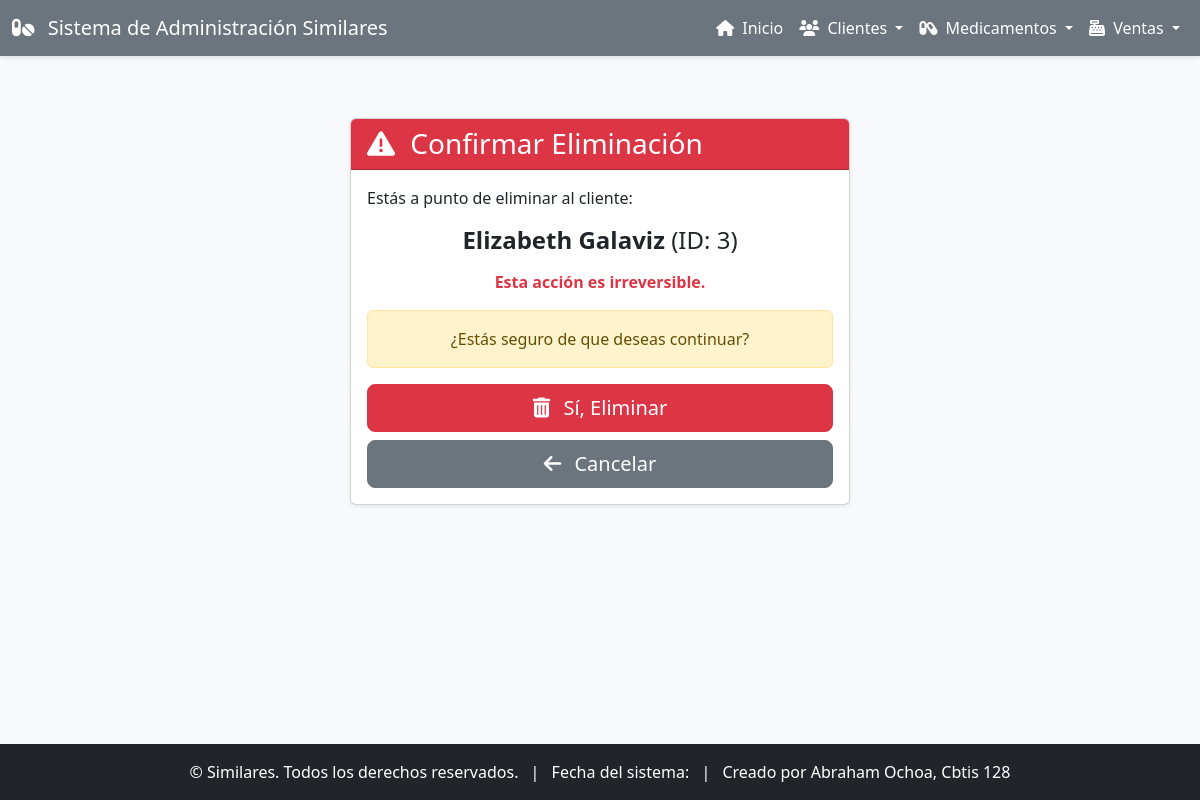
/clientes/borrar/3/, run on the app's committed database.
### app_Similares/models.py (models this page shows, shortened)
class Cliente(models.Model):
    nombre = models.CharField(max_length=100)
    apellido = models.CharField(max_length=100)
    email = models.EmailField(unique=True)
    telefono = models.CharField(max_length=15)
    direccion = models.CharField(max_length=200)
    fecha_nacimiento = models.DateField(null=True, blank=True)
    registrado_en = models.DateTimeField(auto_now_add=True)

### app_Similares/views.py (the view)
# urls.py: path('clientes/borrar/<int:pk>/', views.borrar_cliente, name='borrar_cliente'),
def borrar_cliente(request, pk):
    cliente = get_object_or_404(Cliente, pk=pk)
    if request.method == 'POST':
        cliente.delete()
        return redirect('ver_clientes')
    return render(request, 'app_Similares/clientes/borrar_cliente.html', {'cliente': cliente})

### app_Similares/templates/app_Similares/clientes/borrar_cliente.html (shortened to what this page needs)
{% extends 'app_Similares/base.html' %}
{% block content %}
<div class="container mt-4">
    <div class="card shadow-sm mx-auto" style="max-width: 500px;">
        <div class="card-header bg-danger text-white">
            <h3 class="mb-0"><i class="fas fa-exclamation-triangle me-2"></i> Confirmar Eliminación</h3>
        </div>
        <div class="card-body">
            <p class="card-text">Estás a punto de eliminar al cliente:</p>
            <h4 class="text-center mb-3"><strong>{{ cliente.nombre }} {{ cliente.apellido }}</strong> (ID: {{ cliente.id }})</h4>
            <p class="text-danger text-center fw-bold">Esta acción es irreversible.</p>
            <div class="alert alert-warning text-center" role="alert">
                ¿Estás seguro de que deseas continuar?
            </div>
            <form method="post" action="{% url 'borrar_cliente' cliente.pk %}" class="d-grid gap-2">
                <button type="submit" class="btn btn-danger btn-lg"><i class="fas fa-trash-alt me-2"></i> Sí, Eliminar</button>
                <a href="{% url 'ver_clientes' %}" class="btn btn-secondary btn-lg"><i class="fas fa-arrow-left me-2"></i> Cancelar</a>
            </form>
        </div>
    </div>
</div>
{% endblock %}

### app_Similares/templates/app_Similares/base.html (style rules this page uses)
body { display: flex; flex-direction: column; min-height: 100vh; background-color: #f8f9fa; }
.btn-danger { background-color: #dc3545; border-color: #dc3545; }

### data on the page
Cliente: nombre "Elizabeth", apellido "Galaviz", id "3"
